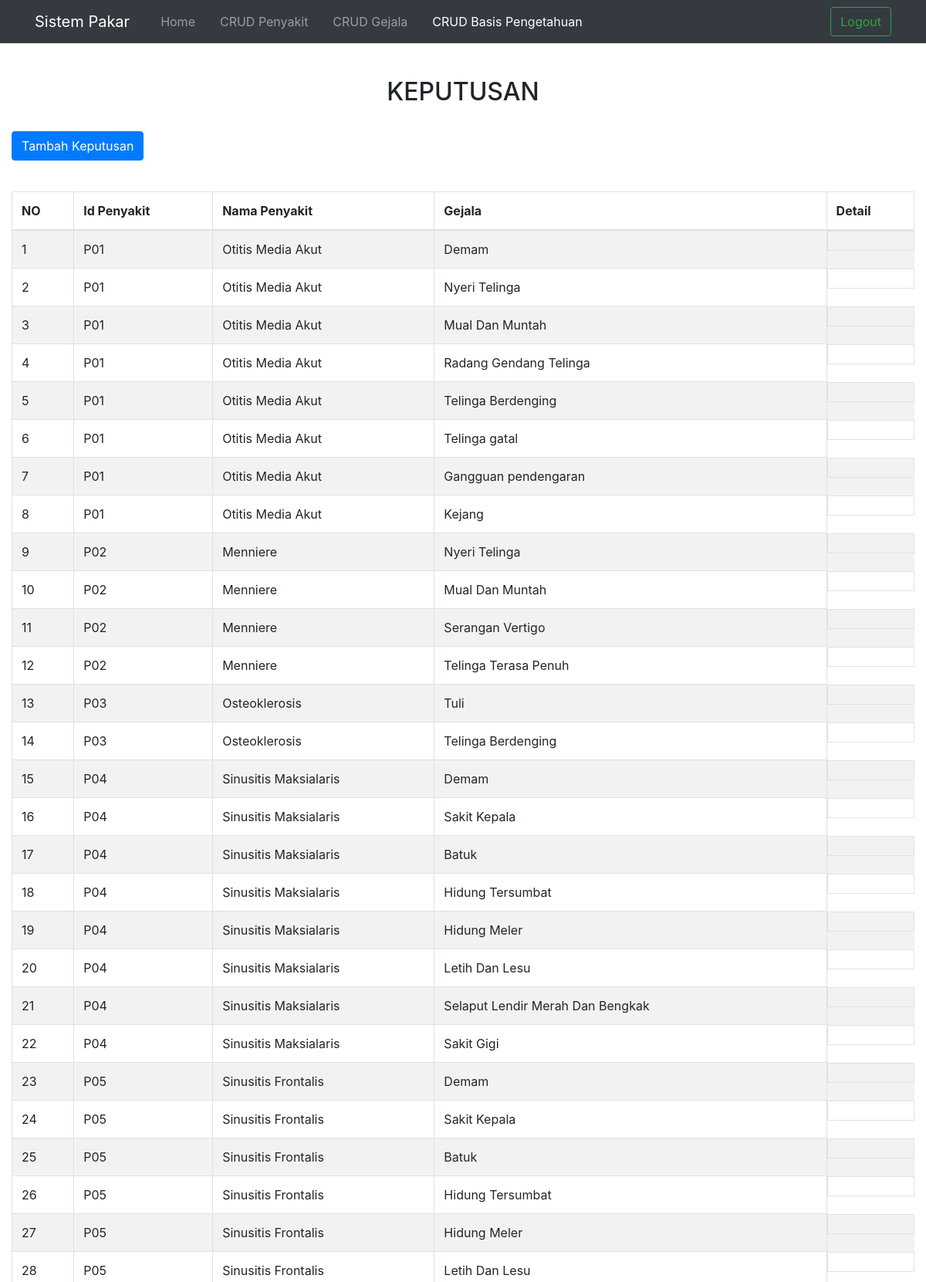
/admin/basispengetahuan.php (upper part), run on the app's committed database.
### tables this page shows
CREATE TABLE `basispengetahuan` (
  `namapenyakit` varchar(100) NOT NULL,
  `gejala` text NOT NULL
);

CREATE TABLE `penyakit` (
  `idpenyakit` varchar(20) NOT NULL,
  `namapenyakit` varchar(1000) NOT NULL,
  `pengendalian` text DEFAULT NULL
);

### admin/basispengetahuan.php (the view, shortened to what this page needs)
<?php
include('../connection/session.php');
?>
<!DOCTYPE html>
<html lang="en">
<head>
  <link rel="stylesheet" href="https://maxcdn.bootstrapcdn.com/bootstrap/4.5.2/css/bootstrap.min.css">
</head>
<body>
<nav class="navbar navbar-expand-lg navbar-dark bg-dark fixed-top">
    <div class="container">
        <a class="navbar-brand" href="#">Sistem Pakar</a>
        <div class="collapse navbar-collapse" id="navbarNav">
            <ul class="navbar-nav">
                <li class="nav-item ml-3">
                    <a class="nav-link" href="homeadmin.php">Home</a>
                </li>
                <li class="nav-item ml-3">
                    <a class="nav-link" href="penyakit.php">CRUD Penyakit</a>
                </li>
                <li class="nav-item ml-3">
                    <a class="nav-link" href="gejala.php">CRUD Gejala</a>
                </li>
                <li class="nav-item ml-3">
                    <a class="nav-link active" href="basispengetahuan.php">CRUD Basis Pengetahuan</a>
                </li>
            </ul>
            <form class="form-inline ml-auto" role="search">
                <a class="btn btn-outline-success" id="myBtn" href="logout.php">Logout</a>
            </form>
        </div>
    </div>
</nav>
<div class="container-fluid text-center">
  <div class="row content">
    <div class="col-sm-12 text-left">
        <h2 class="text-center">KEPUTUSAN</h2>
        <br>
        <a href="abasispengetahuan.php" class="btn btn-primary mb-3">
        <ion-icon name="create-sharp"></ion-icon> Tambah Keputusan
      </a>
        <br><br>
        <div class="table-responsive">
            <table id="example1" class="table table-bordered table-striped">
                <thead>
                    <tr>
                        <th>NO</th>
                        <th>Id Penyakit</th>
                        <th>Nama Penyakit</th>
                        <th>Gejala</th>
                        <th>Detail</th>
                    </tr>
                </thead>
                <tbody>
                <?php
                $queri = "SELECT p.idpenyakit, b.namapenyakit, b.gejala FROM basispengetahuan b, penyakit p WHERE p.namapenyakit = b.namapenyakit";
                $hasil = mysqli_query($konek_db, $queri);
                $id = 0;
                while ($data = mysqli_fetch_array($hasil)){
                    $id++;
                    echo "
                        <tr>
                            <td>{$id}</td>
                            <td>{$data['idpenyakit']}</td>
                            <td>{$data['namapenyakit']}</td>
                            <td>{$data['gejala']}</td>
                            <td class='table-actions'>
                                <a href=\"adeletebasispengetahuan.php?id={$data['namapenyakit']}\" onclick='return checkDelete()'><ion-icon name='trash-outline'></ion-icon></a>
                            </td>
                        </tr>";
                }
                ?>
                </tbody>
            </table>
        </div>
    </div>
  </div>
</div>
</body>
</html>

### admin/basispengetahuan.php (style rules this page uses)
.container-fluid { margin-top: 100px; }
.table-actions { display: flex; justify-content: space-around; }

### data on the page
basispengetahuan: penyakit.idpenyakit "P01", namapenyakit "Otitis Media Akut", gejala "Demam"
basispengetahuan: penyakit.idpenyakit "P01", namapenyakit "Otitis Media Akut", gejala "Nyeri Telinga"
basispengetahuan: penyakit.idpenyakit "P01", namapenyakit "Otitis Media Akut", gejala "Mual Dan Muntah"
basispengetahuan: penyakit.idpenyakit "P01", namapenyakit "Otitis Media Akut", gejala "Radang Gendang Telinga"
basispengetahuan: penyakit.idpenyakit "P01", namapenyakit "Otitis Media Akut", gejala "Telinga Berdenging"
basispengetahuan: penyakit.idpenyakit "P01", namapenyakit "Otitis Media Akut", gejala "Telinga gatal"
basispengetahuan: penyakit.idpenyakit "P01", namapenyakit "Otitis Media Akut", gejala "Gangguan pendengaran"
basispengetahuan: penyakit.idpenyakit "P01", namapenyakit "Otitis Media Akut", gejala "Kejang"
basispengetahuan: penyakit.idpenyakit "P02", namapenyakit "Menniere", gejala "Nyeri Telinga"
basispengetahuan: penyakit.idpenyakit "P02", namapenyakit "Menniere", gejala "Mual Dan Muntah"
basispengetahuan: penyakit.idpenyakit "P02", namapenyakit "Menniere", gejala "Serangan Vertigo"
basispengetahuan: penyakit.idpenyakit "P02", namapenyakit "Menniere", gejala "Telinga Terasa Penuh"
basispengetahuan: penyakit.idpenyakit "P03", namapenyakit "Osteoklerosis", gejala "Tuli"
basispengetahuan: penyakit.idpenyakit "P03", namapenyakit "Osteoklerosis", gejala "Telinga Berdenging"
basispengetahuan: penyakit.idpenyakit "P04", namapenyakit "Sinusitis Maksialaris", gejala "Demam"
basispengetahuan: penyakit.idpenyakit "P04", namapenyakit "Sinusitis Maksialaris", gejala "Sakit Kepala"
basispengetahuan: penyakit.idpenyakit "P04", namapenyakit "Sinusitis Maksialaris", gejala "Batuk"
basispengetahuan: penyakit.idpenyakit "P04", namapenyakit "Sinusitis Maksialaris", gejala "Hidung Tersumbat"
basispengetahuan: penyakit.idpenyakit "P04", namapenyakit "Sinusitis Maksialaris", gejala "Hidung Meler"
basispengetahuan: penyakit.idpenyakit "P04", namapenyakit "Sinusitis Maksialaris", gejala "Letih Dan Lesu"
basispengetahuan: penyakit.idpenyakit "P04", namapenyakit "Sinusitis Maksialaris", gejala "Selaput Lendir Merah Dan Bengkak"
basispengetahuan: penyakit.idpenyakit "P04", namapenyakit "Sinusitis Maksialaris", gejala "Sakit Gigi"
basispengetahuan: penyakit.idpenyakit "P05", namapenyakit "Sinusitis Frontalis", gejala "Demam"
basispengetahuan: penyakit.idpenyakit "P05", namapenyakit "Sinusitis Frontalis", gejala "Sakit Kepala"
basispengetahuan: penyakit.idpenyakit "P05", namapenyakit "Sinusitis Frontalis", gejala "Batuk"
basispengetahuan: penyakit.idpenyakit "P05", namapenyakit "Sinusitis Frontalis", gejala "Hidung Tersumbat"
basispengetahuan: penyakit.idpenyakit "P05", namapenyakit "Sinusitis Frontalis", gejala "Hidung Meler"
basispengetahuan: penyakit.idpenyakit "P05", namapenyakit "Sinusitis Frontalis", gejala "Letih Dan Lesu"
